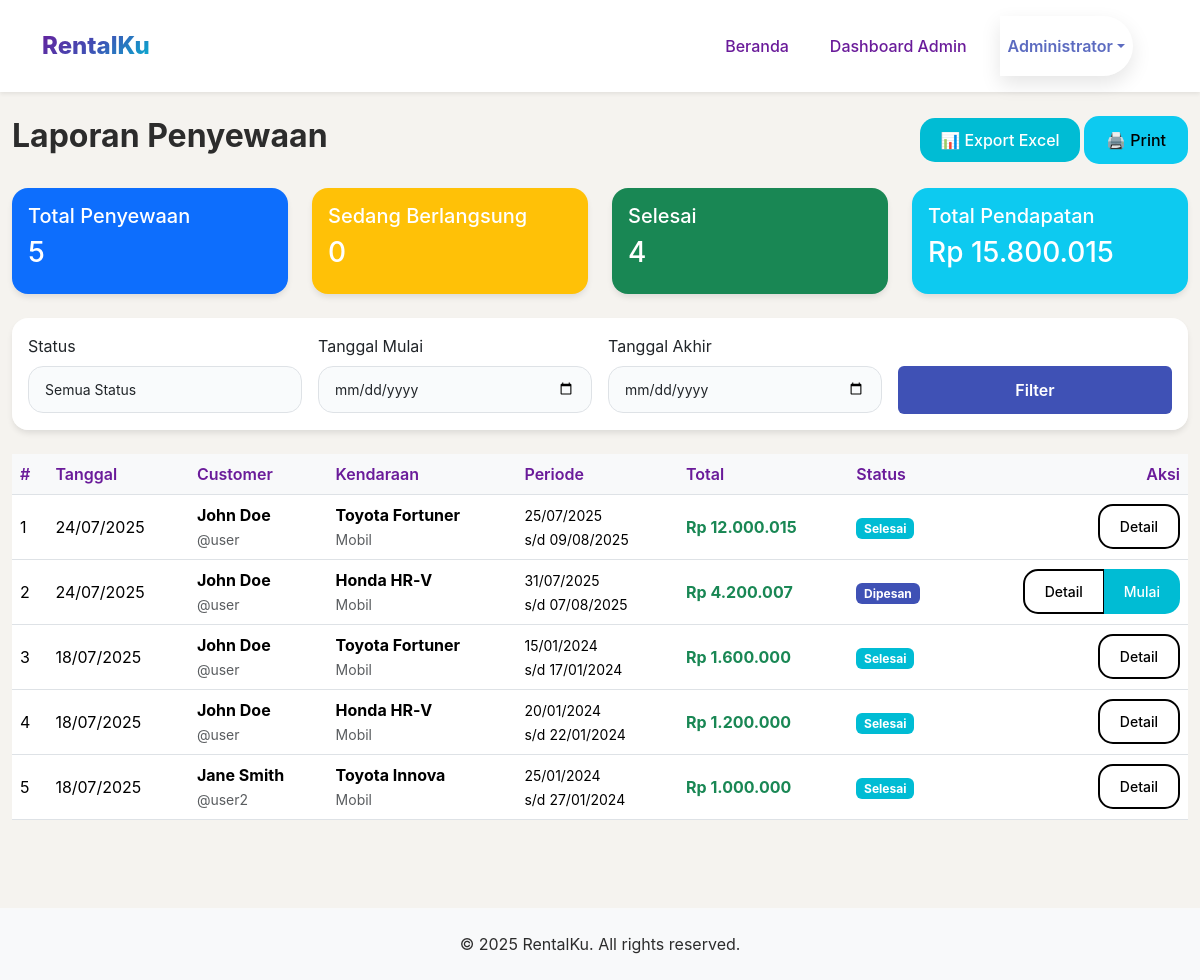
The app's page /admin/rentals/index.php (signed in) with its own data.
### tables this page shows
CREATE TABLE `rentals` (
  `id` int(10) UNSIGNED NOT NULL,
  `user_id` int(10) UNSIGNED NOT NULL,
  `vehicle_id` int(10) UNSIGNED NOT NULL,
  `rent_date` date NOT NULL,
  `return_date` date NOT NULL,
  `total_price` int(10) UNSIGNED NOT NULL,
  `status` enum('Dipesan','Ongoing','Selesai','Dibatalkan') DEFAULT 'Dipesan',
  `created_at` timestamp NOT NULL DEFAULT current_timestamp()
);

CREATE TABLE `users` (
  `id` int(10) UNSIGNED NOT NULL,
  `username` varchar(50) NOT NULL,
  `password` varchar(50) NOT NULL,
  `full_name` varchar(100) NOT NULL,
  `email` varchar(100) DEFAULT NULL,
  `phone` varchar(20) DEFAULT NULL,
  `role_id` int(10) UNSIGNED NOT NULL,
  `created_at` timestamp NOT NULL DEFAULT current_timestamp()
);

CREATE TABLE `vehicles` (
  `id` int(10) UNSIGNED NOT NULL,
  `brand` varchar(100) NOT NULL,
  `model` varchar(100) NOT NULL,
  `plat_nomor` varchar(20) NOT NULL,
  `type_id` int(10) UNSIGNED NOT NULL,
  `price_per_day` int(10) UNSIGNED NOT NULL,
  `seats` tinyint(4) NOT NULL DEFAULT 1,
  `transmission` enum('Manual','Automatic') DEFAULT 'Manual',
  `fuel` enum('Bensin','Diesel','Listrik') DEFAULT 'Bensin',
  `image` varchar(255) DEFAULT NULL,
  `status` enum('Tersedia','Disewa','Servis') DEFAULT 'Tersedia',
  `created_at` timestamp NOT NULL DEFAULT current_timestamp(),
  `updated_at` timestamp NULL DEFAULT NULL ON UPDATE current_timestamp()
);

CREATE TABLE `vehicle_types` (
  `id` int(10) UNSIGNED NOT NULL,
  `type_name` varchar(50) NOT NULL
);

### includes/functions.php (called while the page is built, shortened)
<?php
function h(?string $str): string
{
    if ($str === null || $str === '') return '';
    static $cache = [];
    $key = md5($str);
    if (!isset($cache[$key])) {
        $cache[$key] = htmlspecialchars($str, ENT_QUOTES, 'UTF-8');
    }
    return $cache[$key];
}
function rupiah(int|float $n): string
{
    static $cache = [];
    $key = (string)$n;
    if (!isset($cache[$key])) {
        $cache[$key] = 'Rp ' . number_format($n, 0, ',', '.');
    }
    return $cache[$key];
}

### admin/rentals/index.php (the view, shortened to what this page needs)
<?php
require_once __DIR__.'/../../includes/db.php';
require_once __DIR__.'/../../includes/functions.php';
$date_from = $_GET['date_from'] ?? '';
$date_to = $_GET['date_to'] ?? '';
$sql = "SELECT r.*, u.username, u.full_name, v.brand, v.model, v.type_id, vt.type_name
        FROM rentals r
        JOIN users u ON u.id = r.user_id
        JOIN vehicles v ON v.id = r.vehicle_id
        JOIN vehicle_types vt ON vt.id = v.type_id";
$params = [];
$sql .= " ORDER BY r.created_at DESC";
$stmt = $pdo->prepare($sql);
$stmt->execute($params);
$rentals = $stmt->fetchAll();
$stats = $pdo->query("SELECT
    COUNT(*) as total,
    COUNT(CASE WHEN status = 'Ongoing' THEN 1 END) as ongoing,
    COUNT(CASE WHEN status = 'Selesai' THEN 1 END) as completed,
    COUNT(CASE WHEN status = 'Dibatalkan' THEN 1 END) as cancelled,
    SUM(CASE WHEN status = 'Selesai' THEN total_price ELSE 0 END) as total_revenue
    FROM rentals")->fetch();
include_once __DIR__.'/../../includes/header.php';
?>
<div class="container-fluid py-4">
    <div class="d-flex justify-content-between align-items-center mb-4">
        <h2 class="fw-bold">Laporan Penyewaan</h2>
        <div>
            <button class="btn btn-success" onclick="exportData()">📊 Export Excel</button>
            <button class="btn btn-info" onclick="printReport()">🖨️ Print</button>
        </div>
    </div>
    <div class="row mb-4">
        <div class="col-md-3">
            <div class="card bg-primary text-white">
                <div class="card-body">
                    <h5>Total Penyewaan</h5>
                    <h3><?= number_format($stats['total']) ?></h3>
                </div>
            </div>
        </div>
        <div class="col-md-3">
            <div class="card bg-warning text-white">
                <div class="card-body">
                    <h5>Sedang Berlangsung</h5>
                    <h3><?= number_format($stats['ongoing']) ?></h3>
                </div>
            </div>
        </div>
        <div class="col-md-3">
            <div class="card bg-success text-white">
                <div class="card-body">
                    <h5>Selesai</h5>
                    <h3><?= number_format($stats['completed']) ?></h3>
                </div>
            </div>
        </div>
        <div class="col-md-3">
            <div class="card bg-info text-white">
                <div class="card-body">
                    <h5>Total Pendapatan</h5>
                    <h3><?= rupiah($stats['total_revenue']) ?></h3>
                </div>
            </div>
        </div>
    </div>
    <div class="card mb-4">
        <div class="card-body">
            <form method="GET" class="row g-3">
                <div class="col-md-3">
                    <label class="form-label">Status</label>
                    <select name="status" class="form-select">
                        <option value="">Semua Status</option>
                    </select>
                </div>
                <div class="col-md-3">
                    <label class="form-label">Tanggal Mulai</label>
                    <input type="date" name="date_from" class="form-control" value="<?= h($date_from) ?>">
                </div>
                <div class="col-md-3">
                    <label class="form-label">Tanggal Akhir</label>
                    <input type="date" name="date_to" class="form-control" value="<?= h($date_to) ?>">
                </div>
                <div class="col-md-3">
                    <label class="form-label">&nbsp;</label>
                    <button type="submit" class="btn btn-primary w-100">Filter</button>
                </div>
            </form>
        </div>
    </div>
    <div class="table-responsive">
        <table class="table table-hover align-middle" id="rentalTable">
            <thead class="table-light">
                <tr>
                    <th>#</th>
                    <th>Tanggal</th>
                    <th>Customer</th>
                    <th>Kendaraan</th>
                    <th>Periode</th>
                    <th>Total</th>
                    <th>Status</th>
                    <th class="text-end">Aksi</th>
                </tr>
            </thead>
            <tbody>
                <?php if(empty($rentals)): ?>
                    <tr>
                        <td colspan="8" class="text-center py-4">
                            <div class="text-muted">Tidak ada data penyewaan</div>
                        </td>
                    </tr>
                <?php else: ?>
                    <?php foreach($rentals as $i => $r): ?>
                    <tr>
                        <td><?= $i + 1 ?></td>
                        <td><?= date('d/m/Y', strtotime($r['created_at'])) ?></td>
                        <td>
                            <div class="fw-bold"><?= h($r['full_name']) ?></div>
                            <small class="text-muted">@<?= h($r['username']) ?></small>
                        </td>
                        <td>
                            <div class="fw-bold"><?= h($r['brand'] . ' ' . $r['model']) ?></div>
                            <small class="text-muted"><?= h($r['type_name']) ?></small>
                        </td>
                        <td>
                            <small>
                                <?= date('d/m/Y', strtotime($r['rent_date'])) ?><br>
                                s/d <?= date('d/m/Y', strtotime($r['return_date'])) ?>
                            </small>
                        </td>
                        <td class="fw-bold text-success"><?= rupiah($r['total_price']) ?></td>
                        <td>
                            <?php
                            $statusClass = match($r['status']) {
                                'Dipesan' => 'bg-info',
                                'Ongoing' => 'bg-warning',
                                'Selesai' => 'bg-success',
                                'Dibatalkan' => 'bg-danger',
                                default => 'bg-secondary'
                            };
                            ?>
                            <span class="badge <?= $statusClass ?>"><?= h($r['status']) ?></span>
                        </td>
                        <td class="text-end">
                            <div class="btn-group btn-group-sm">
                                <button class="btn btn-outline-primary" onclick="viewDetail(<?= $r['id'] ?>)">Detail</button>
                                <?php if($r['status'] == 'Dipesan'): ?>
                                    <button class="btn btn-success" onclick="updateStatus(<?= $r['id'] ?>, 'Ongoing')">Mulai</button>
                                <?php elseif($r['status'] == 'Ongoing'): ?>
                                    <button class="btn btn-info" onclick="updateStatus(<?= $r['id'] ?>, 'Selesai')">Selesai</button>
                                <?php endif; ?>
                            </div>
                        </td>
                    </tr>
                    <?php endforeach; ?>
                <?php endif; ?>
            </tbody>
        </table>
    </div>
</div>
<?php include_once __DIR__.'/../../includes/footer.php'; ?>

### assets/css/style.css (style rules this page uses)
:root { --elegant-cream: #f5f3ef; --elegant-navy: #1f2937; --elegant-sand: #c6a477; --elegant-olive: #748067; --elegant-charcoal: #2c2c2c; --elegant-muted: #7a7a7a; --pure-white: #ffffff; --soft-gray: #f8f9fa; --warm-sand: #b08b59; --muted-red: #a85a52; --medium-gray: #6c757d; --dark-text: #2c2c2c; --light-text: #7a7a7a; --border-color: #e0e0e0; --gradient-main: linear-gradient( 135deg, var(--vibrant-purple) 0%, var(--vibrant-blue) 50%, var(--vibrant-cyan) 100% ); --gradient-reverse: linear-gradient( 135deg, var(--vibrant-cyan) 0%, var(--vibrant-blue) 50%, var(--vibrant-purple) 100% ); --gradient-soft: linear-gradient( 135deg, rgba(106, 27, 154, 0.1) 0%, rgba(63, 81, 181, 0.1) 50%, rgba(0, 188, 212, 0.1) 100% ); --gradient-card: linear-gradient( 145deg, rgba(255, 255, 255, 0.9) 0%, rgba(248, 249, 250, 0.8) 100% ); --shadow-premium: 0 25px 70px -15px rgba(106, 27, 154, 0.3); --shadow-float: 0 35px 80px -15px rgba(106, 27, 154, 0.4); --shadow-card: 0 15px 35px rgba(106, 27, 154, 0.1); --shadow-button: 0 10px 25px rgba(106, 27, 154, 0.2); --glass-bg: rgba(255, 255, 255, 0.15); --glass-border: rgba(255, 255, 255, 0.2); --glass-backdrop: blur(25px); }
body { font-family: "Poppins", "Inter", -apple-system, BlinkMacSystemFont, sans-serif !important; background-color: var(--elegant-cream) !important; color: var(--elegant-charcoal) !important; font-weight: 400; }
.table thead th { border-bottom: 2px solid #e9ecef; }
::placeholder { color: #999; font-style: italic; }
.card { border: none; border-radius: 20px; box-shadow: 0 8px 30px rgba(107, 70, 193, 0.1); transition: all 0.3s cubic-bezier(0.4, 0, 0.2, 1); backdrop-filter: blur(10px); background: rgba(255, 255, 255, 0.95); }
.btn { border-radius: 15px; font-weight: 500; padding: 10px 20px; transition: all 0.3s cubic-bezier(0.4, 0, 0.2, 1); border: 2px solid transparent; }
.btn-outline-primary { border-color: var(--primary-purple); color: var(--primary-purple); }
.form-control, .form-select { border: 2px solid #e5e7eb; border-radius: 15px; padding: 12px 16px; font-size: 14px; transition: all 0.3s cubic-bezier(0.4, 0, 0.2, 1); background: rgba(248, 250, 252, 0.8); }
.light-theme { --bg-primary: #ffffff; --bg-secondary: #f8f9fa; --text-primary: #1f2937; --text-secondary: #6b7280; --border-color: #e5e7eb; }

### assets/css/admin-modern.css (style rules this page uses)
:root { --background-navy: #6a1b9a; --card-gray: #f8f9fa; --text-charcoal: #6a1b9a; --success-emerald: #00bcd4; --info-royal: #3f51b5; --warning-orange: #3f51b5; --error-red: #e91e63; --pure-white: #ffffff; --elegant-cream: #f5f3ef; --elegant-muted: #00bcd4; --gradient-primary: linear-gradient( 135deg, #6a1b9a 0%, #3f51b5 50%, #00bcd4 100% ); --gradient-secondary: linear-gradient(45deg, #00bcd4 0%, #b2ebf2 100%); --shadow-default: 0 4px 8px rgba(106, 27, 154, 0.2); --shadow-hover: 0 8px 16px rgba(106, 27, 154, 0.3); }
.badge.bg-success { background: var(--success-emerald) !important; }
.badge.bg-info { background: var(--info-royal) !important; }
.table { background: var(--pure-white); }
.table thead th { background: var(--card-gray); color: var(--text-charcoal); font-weight: 600; border-bottom: 1px solid #dee2e6; }
.form-control { border: 1px solid #dee2e6; }
.form-select { border: 1px solid #dee2e6; }
.container-fluid { background-color: var(--elegant-cream) !important; }
.btn-primary { background: var(--info-royal); border: none; color: white; font-weight: 600; padding: 12px 25px; border-radius: 6px; transition: all 0.3s; }
.btn-success { background: var(--success-emerald); border: none; color: white; }

### includes/header.php (style rules this page uses)
body { font-family: 'Inter', -apple-system, sans-serif; }
.card { border-radius: 16px !important; box-shadow: 0 4px 6px -1px rgb(0 0 0 / 0.1) !important; transition: all 0.3s ease !important; border: none !important; }

### records on screen
rentals: created_at "24/07/2025", user.full_name "John Doe", user.username "user", vehicle.model "Toyota Fortuner", vehicle_types.type_name "Mobil", rent_date "25/07/2025", return_date "09/08/2025", total_price "Rp 12.000.015", status "Selesai"
rentals: created_at "24/07/2025", user.full_name "John Doe", user.username "user", vehicle.model "Honda HR‑V", vehicle_types.type_name "Mobil", rent_date "31/07/2025", return_date "07/08/2025", total_price "Rp 4.200.007", status "Dipesan"
rentals: created_at "18/07/2025", user.full_name "John Doe", user.username "user", vehicle.model "Toyota Fortuner", vehicle_types.type_name "Mobil", rent_date "15/01/2024", return_date "17/01/2024", total_price "Rp 1.600.000", status "Selesai"
rentals: created_at "18/07/2025", user.full_name "John Doe", user.username "user", vehicle.model "Honda HR‑V", vehicle_types.type_name "Mobil", rent_date "20/01/2024", return_date "22/01/2024", total_price "Rp 1.200.000", status "Selesai"
rentals: created_at "18/07/2025", user.full_name "Jane Smith", user.username "user2", vehicle.model "Toyota Innova", vehicle_types.type_name "Mobil", rent_date "25/01/2024", return_date "27/01/2024", total_price "Rp 1.000.000", status "Selesai"

### other values on screen
$_SESSION['user']['name'] "Administrator"
$stats['total'] "5"
$stats['ongoing'] "0"
$stats['completed'] "4"
rupiah($stats['total_revenue']) "Rp 15.800.015"
